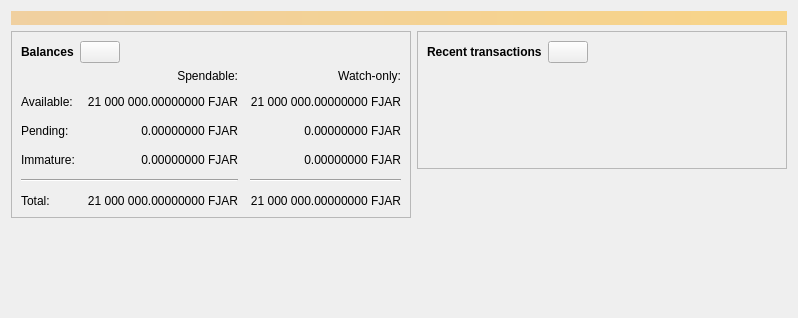
<?xml version="1.0" encoding="UTF-8"?>
<ui version="4.0">
 <class>OverviewPage</class>
 <widget class="QWidget" name="OverviewPage">
  <property name="geometry">
   <rect>
    <x>0</x>
    <y>0</y>
    <width>798</width>
    <height>318</height>
   </rect>
  </property>
  <property name="windowTitle">
   <string>Form</string>
  </property>
  <layout class="QVBoxLayout" name="topLayout">
   <item>
    <widget class="QLabel" name="labelAlerts">
     <property name="visible">
      <bool>false</bool>
     </property>
     <property name="styleSheet">
      <string notr="true">QLabel { background-color: qlineargradient(x1: 0, y1: 0, x2: 1, y2: 0, stop:0 #F0D0A0, stop:1 #F8D488); color:#000000; }</string>
     </property>
     <property name="wordWrap">
      <bool>true</bool>
     </property>
     <property name="margin">
      <number>3</number>
     </property>
     <property name="textInteractionFlags">
      <set>Qt::TextSelectableByMouse</set>
     </property>
    </widget>
   </item>
   <item>
    <layout class="QHBoxLayout" name="horizontalLayout" stretch="1,1">
     <item>
      <layout class="QVBoxLayout" name="verticalLayout_2">
       <item>
        <widget class="QFrame" name="frame">
         <property name="frameShape">
          <enum>QFrame::StyledPanel</enum>
         </property>
         <property name="frameShadow">
          <enum>QFrame::Raised</enum>
         </property>
         <layout class="QVBoxLayout" name="verticalLayout_4">
          <item>
           <layout class="QHBoxLayout" name="horizontalLayout_4">
            <item>
             <widget class="QLabel" name="label_5">
              <property name="font">
               <font>
                <weight>75</weight>
                <bold>true</bold>
               </font>
              </property>
              <property name="text">
               <string>Balances</string>
              </property>
             </widget>
            </item>
            <item>
             <widget class="QPushButton" name="labelWalletStatus">
              <property name="enabled">
               <bool>true</bool>
              </property>
              <property name="maximumSize">
               <size>
                <width>45</width>
                <height>16777215</height>
               </size>
              </property>
              <property name="toolTip">
               <string>The displayed information may be out of date. Your wallet automatically synchronizes with the FJARCODE network after a connection is established, but this process has not completed yet.</string>
              </property>
              <property name="text">
               <string/>
              </property>
              <property name="icon">
               <iconset resource="../fjarcode.qrc">
                <normaloff>:/icons/warning</normaloff>
                <disabledoff>:/icons/warning</disabledoff>:/icons/warning</iconset>
              </property>
              <property name="iconSize">
               <size>
                <width>24</width>
                <height>24</height>
               </size>
              </property>
             </widget>
            </item>
            <item>
             <spacer name="horizontalSpacer_3">
              <property name="orientation">
               <enum>Qt::Horizontal</enum>
              </property>
              <property name="sizeHint" stdset="0">
               <size>
                <width>40</width>
                <height>20</height>
               </size>
              </property>
             </spacer>
            </item>
           </layout>
          </item>
          <item>
           <layout class="QGridLayout" name="gridLayout">
            <property name="spacing">
             <number>12</number>
            </property>
            <item row="2" column="2">
             <widget class="QLabel" name="labelWatchPending">
              <property name="cursor">
               <cursorShape>IBeamCursor</cursorShape>
              </property>
              <property name="toolTip">
               <string>Unconfirmed transactions to watch-only addresses</string>
              </property>
              <property name="text">
               <string notr="true">0.00000000 FJAR</string>
              </property>
              <property name="alignment">
               <set>Qt::AlignRight|Qt::AlignTrailing|Qt::AlignVCenter</set>
              </property>
              <property name="textInteractionFlags">
               <set>Qt::LinksAccessibleByMouse|Qt::TextSelectableByKeyboard|Qt::TextSelectableByMouse</set>
              </property>
             </widget>
            </item>
            <item row="2" column="1">
             <widget class="QLabel" name="labelUnconfirmed">
              <property name="cursor">
               <cursorShape>IBeamCursor</cursorShape>
              </property>
              <property name="toolTip">
               <string>Total of transactions that have yet to be confirmed, and do not yet count toward the spendable balance</string>
              </property>
              <property name="text">
               <string notr="true">0.00000000 FJAR</string>
              </property>
              <property name="alignment">
               <set>Qt::AlignRight|Qt::AlignTrailing|Qt::AlignVCenter</set>
              </property>
              <property name="textInteractionFlags">
               <set>Qt::LinksAccessibleByMouse|Qt::TextSelectableByKeyboard|Qt::TextSelectableByMouse</set>
              </property>
             </widget>
            </item>
            <item row="3" column="2">
             <widget class="QLabel" name="labelWatchImmature">
              <property name="cursor">
               <cursorShape>IBeamCursor</cursorShape>
              </property>
              <property name="toolTip">
               <string>Mined balance in watch-only addresses that has not yet matured</string>
              </property>
              <property name="text">
               <string notr="true">0.00000000 FJAR</string>
              </property>
              <property name="alignment">
               <set>Qt::AlignRight|Qt::AlignTrailing|Qt::AlignVCenter</set>
              </property>
              <property name="textInteractionFlags">
               <set>Qt::LinksAccessibleByMouse|Qt::TextSelectableByKeyboard|Qt::TextSelectableByMouse</set>
              </property>
             </widget>
            </item>
            <item row="4" column="0" colspan="2">
             <widget class="Line" name="line">
              <property name="orientation">
               <enum>Qt::Horizontal</enum>
              </property>
             </widget>
            </item>
            <item row="4" column="2">
             <widget class="Line" name="lineWatchBalance">
              <property name="sizePolicy">
               <sizepolicy hsizetype="Preferred" vsizetype="Fixed">
                <horstretch>0</horstretch>
                <verstretch>0</verstretch>
               </sizepolicy>
              </property>
              <property name="minimumSize">
               <size>
                <width>140</width>
                <height>0</height>
               </size>
              </property>
              <property name="orientation">
               <enum>Qt::Horizontal</enum>
              </property>
             </widget>
            </item>
            <item row="5" column="0">
             <widget class="QLabel" name="labelTotalText">
              <property name="text">
               <string>Total:</string>
              </property>
             </widget>
            </item>
            <item row="3" column="1">
             <widget class="QLabel" name="labelImmature">
              <property name="cursor">
               <cursorShape>IBeamCursor</cursorShape>
              </property>
              <property name="toolTip">
               <string>Mined balance that has not yet matured</string>
              </property>
              <property name="text">
               <string notr="true">0.00000000 FJAR</string>
              </property>
              <property name="alignment">
               <set>Qt::AlignRight|Qt::AlignTrailing|Qt::AlignVCenter</set>
              </property>
              <property name="textInteractionFlags">
               <set>Qt::LinksAccessibleByMouse|Qt::TextSelectableByKeyboard|Qt::TextSelectableByMouse</set>
              </property>
             </widget>
            </item>
            <item row="2" column="3">
             <spacer name="horizontalSpacer_2">
              <property name="orientation">
               <enum>Qt::Horizontal</enum>
              </property>
              <property name="sizeHint" stdset="0">
               <size>
                <width>40</width>
                <height>20</height>
               </size>
              </property>
             </spacer>
            </item>
            <item row="3" column="0">
             <widget class="QLabel" name="labelImmatureText">
              <property name="text">
               <string>Immature:</string>
              </property>
             </widget>
            </item>
            <item row="5" column="1">
             <widget class="QLabel" name="labelTotal">
              <property name="cursor">
               <cursorShape>IBeamCursor</cursorShape>
              </property>
              <property name="toolTip">
               <string>Your current total balance</string>
              </property>
              <property name="text">
               <string notr="true">21 000 000.00000000 FJAR</string>
              </property>
              <property name="alignment">
               <set>Qt::AlignRight|Qt::AlignTrailing|Qt::AlignVCenter</set>
              </property>
              <property name="textInteractionFlags">
               <set>Qt::LinksAccessibleByMouse|Qt::TextSelectableByKeyboard|Qt::TextSelectableByMouse</set>
              </property>
             </widget>
            </item>
            <item row="5" column="2">
             <widget class="QLabel" name="labelWatchTotal">
              <property name="cursor">
               <cursorShape>IBeamCursor</cursorShape>
              </property>
              <property name="toolTip">
               <string>Current total balance in watch-only addresses</string>
              </property>
              <property name="text">
               <string notr="true">21 000 000.00000000 FJAR</string>
              </property>
              <property name="alignment">
               <set>Qt::AlignRight|Qt::AlignTrailing|Qt::AlignVCenter</set>
              </property>
              <property name="textInteractionFlags">
               <set>Qt::LinksAccessibleByMouse|Qt::TextSelectableByKeyboard|Qt::TextSelectableByMouse</set>
              </property>
             </widget>
            </item>
            <item row="0" column="2">
             <widget class="QLabel" name="labelWatchonly">
              <property name="text">
               <string>Watch-only:</string>
              </property>
              <property name="alignment">
               <set>Qt::AlignRight|Qt::AlignTrailing|Qt::AlignVCenter</set>
              </property>
             </widget>
            </item>
            <item row="1" column="0">
             <widget class="QLabel" name="labelBalanceText">
              <property name="text">
               <string>Available:</string>
              </property>
             </widget>
            </item>
            <item row="1" column="1">
             <widget class="QLabel" name="labelBalance">
              <property name="cursor">
               <cursorShape>IBeamCursor</cursorShape>
              </property>
              <property name="toolTip">
               <string>Your current spendable balance</string>
              </property>
              <property name="text">
               <string notr="true">21 000 000.00000000 FJAR</string>
              </property>
              <property name="alignment">
               <set>Qt::AlignRight|Qt::AlignTrailing|Qt::AlignVCenter</set>
              </property>
              <property name="textInteractionFlags">
               <set>Qt::LinksAccessibleByMouse|Qt::TextSelectableByKeyboard|Qt::TextSelectableByMouse</set>
              </property>
             </widget>
            </item>
            <item row="1" column="2">
             <widget class="QLabel" name="labelWatchAvailable">
              <property name="cursor">
               <cursorShape>IBeamCursor</cursorShape>
              </property>
              <property name="toolTip">
               <string>Your current balance in watch-only addresses</string>
              </property>
              <property name="text">
               <string notr="true">21 000 000.00000000 FJAR</string>
              </property>
              <property name="alignment">
               <set>Qt::AlignRight|Qt::AlignTrailing|Qt::AlignVCenter</set>
              </property>
              <property name="textInteractionFlags">
               <set>Qt::LinksAccessibleByMouse|Qt::TextSelectableByKeyboard|Qt::TextSelectableByMouse</set>
              </property>
             </widget>
            </item>
            <item row="2" column="0">
             <widget class="QLabel" name="labelPendingText">
              <property name="text">
               <string>Pending:</string>
              </property>
             </widget>
            </item>
            <item row="0" column="1">
             <widget class="QLabel" name="labelSpendable">
              <property name="text">
               <string>Spendable:</string>
              </property>
              <property name="alignment">
               <set>Qt::AlignRight|Qt::AlignTrailing|Qt::AlignVCenter</set>
              </property>
             </widget>
            </item>
           </layout>
          </item>
         </layout>
        </widget>
       </item>
       <item>
        <spacer name="verticalSpacer">
         <property name="orientation">
          <enum>Qt::Vertical</enum>
         </property>
         <property name="sizeHint" stdset="0">
          <size>
           <width>20</width>
           <height>40</height>
          </size>
         </property>
        </spacer>
       </item>
      </layout>
     </item>
     <item>
      <layout class="QVBoxLayout" name="verticalLayout_3">
       <item>
        <widget class="QFrame" name="frame_2">
         <property name="frameShape">
          <enum>QFrame::StyledPanel</enum>
         </property>
         <property name="frameShadow">
          <enum>QFrame::Raised</enum>
         </property>
         <layout class="QVBoxLayout" name="verticalLayout">
          <item>
           <layout class="QHBoxLayout" name="horizontalLayout_2">
            <item>
             <widget class="QLabel" name="label_4">
              <property name="font">
               <font>
                <weight>75</weight>
                <bold>true</bold>
               </font>
              </property>
              <property name="text">
               <string>Recent transactions</string>
              </property>
             </widget>
            </item>
            <item>
             <widget class="QPushButton" name="labelTransactionsStatus">
              <property name="enabled">
               <bool>true</bool>
              </property>
              <property name="maximumSize">
               <size>
                <width>45</width>
                <height>16777215</height>
               </size>
              </property>
              <property name="toolTip">
               <string>The displayed information may be out of date. Your wallet automatically synchronizes with the FJARCODE network after a connection is established, but this process has not completed yet.</string>
              </property>
              <property name="text">
               <string/>
              </property>
              <property name="icon">
               <iconset resource="../fjarcode.qrc">
                <normaloff>:/icons/warning</normaloff>
                <disabledoff>:/icons/warning</disabledoff>:/icons/warning</iconset>
              </property>
              <property name="iconSize">
               <size>
                <width>24</width>
                <height>24</height>
               </size>
              </property>
             </widget>
            </item>
            <item>
             <spacer name="horizontalSpacer">
              <property name="orientation">
               <enum>Qt::Horizontal</enum>
              </property>
              <property name="sizeHint" stdset="0">
               <size>
                <width>40</width>
                <height>20</height>
               </size>
              </property>
             </spacer>
            </item>
           </layout>
          </item>
          <item>
           <widget class="TransactionOverviewWidget" name="listTransactions">
            <property name="styleSheet">
             <string notr="true">QListView { background: transparent; }</string>
            </property>
            <property name="frameShape">
             <enum>QFrame::NoFrame</enum>
            </property>
            <property name="verticalScrollBarPolicy">
             <enum>Qt::ScrollBarAlwaysOff</enum>
            </property>
            <property name="horizontalScrollBarPolicy">
             <enum>Qt::ScrollBarAlwaysOff</enum>
            </property>
            <property name="sizeAdjustPolicy">
             <enum>QAbstractScrollArea::AdjustToContents</enum>
            </property>
            <property name="selectionMode">
             <enum>QAbstractItemView::NoSelection</enum>
            </property>
            <property name="uniformItemSizes">
             <bool>true</bool>
            </property>
           </widget>
          </item>
         </layout>
        </widget>
       </item>
       <item>
        <spacer name="verticalSpacer_2">
         <property name="orientation">
          <enum>Qt::Vertical</enum>
         </property>
         <property name="sizeHint" stdset="0">
          <size>
           <width>20</width>
           <height>40</height>
          </size>
         </property>
        </spacer>
       </item>
      </layout>
     </item>
    </layout>
   </item>
  </layout>
 </widget>
 <customwidgets>
  <customwidget>
   <class>TransactionOverviewWidget</class>
   <extends>QListView</extends>
   <header>qt/transactionoverviewwidget.h</header>
  </customwidget>
 </customwidgets>
 <resources/>
 <connections/>
</ui>
